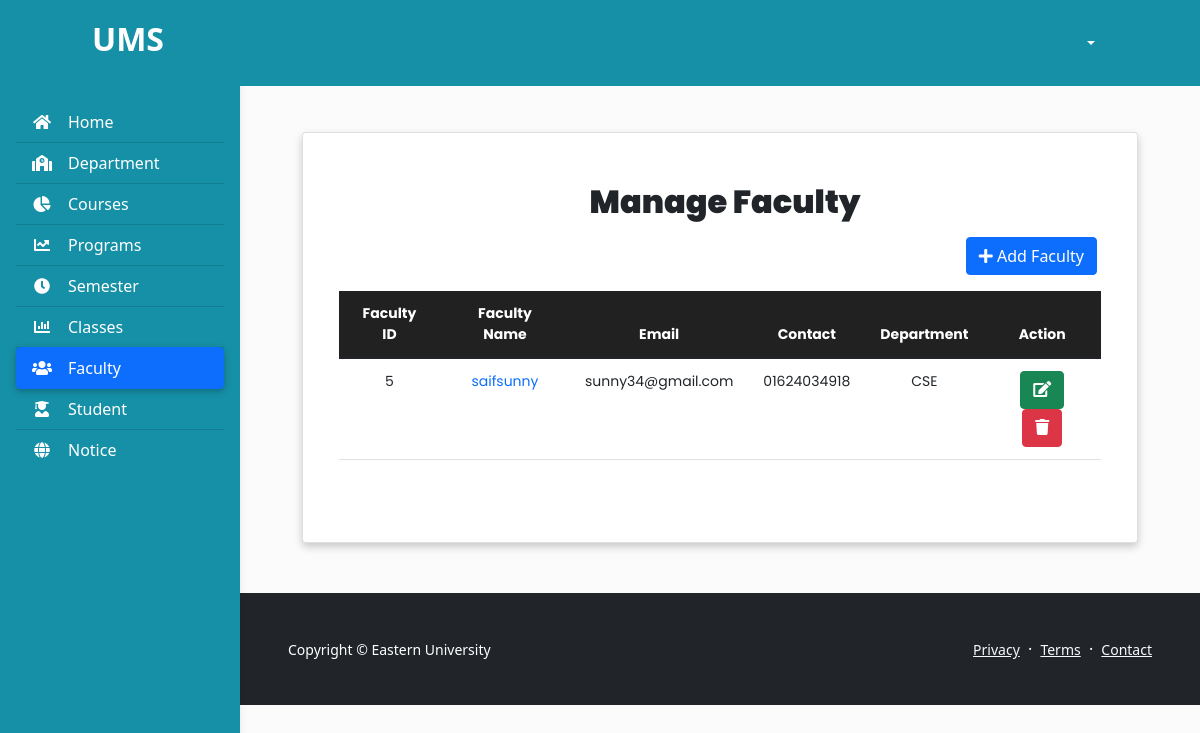
The page /faculty.php on the database its author committed.
### tables this page shows
CREATE TABLE `faculty` (
  `faculty_id` int(11) NOT NULL,
  `firstname` varchar(50) NOT NULL,
  `lastname` varchar(50) NOT NULL,
  `nid` varchar(50) NOT NULL,
  `education` varchar(50) NOT NULL,
  `gender` varchar(50) NOT NULL,
  `birthday` varchar(50) NOT NULL,
  `contact` varchar(50) NOT NULL,
  `address` varchar(100) NOT NULL,
  `city` varchar(50) NOT NULL,
  `zip` varchar(50) NOT NULL,
  `username` varchar(50) NOT NULL,
  `email` varchar(100) NOT NULL,
  `password` varchar(100) NOT NULL,
  `dep_id` int(11) NOT NULL,
  `dep_code` varchar(50) NOT NULL,
  `join_sem_id` int(11) NOT NULL,
  `join_sem` varchar(50) NOT NULL
);

### faculty.php (the view, shortened to what this page needs)
<?php
include_once("./database/config.php");
$username = $_SESSION['username'];
?>
<!DOCTYPE html>
<html lang="en">
<head>
    <link href="https://cdn.jsdelivr.net/npm/bootstrap@5.1.3/dist/css/bootstrap.min.css" rel="stylesheet"
>
    <link rel="stylesheet" href="https://pro.fontawesome.com/releases/v5.10.0/css/all.css"
 />
    <link rel="stylesheet" type="text/css" href="./includes/nav.css">
    <link rel="stylesheet" type="text/css" href="./includes/table.css">
</head>
<body>
    <header>
        <nav id="sidebarMenu" class="collapse d-lg-block sidebar collapse" style="background:#1690A7; margin-top:20px">
            <div class="position-sticky">
                <div class="list-group list-group-flush mx-3 mt-4">
                    <a href="admin_dash.php" class="list-group-item list-group-item-action py-2 "
                        style="background:#1690A7; Color:white;"aria-current="true" style="Color:white;">
                        <i class="fas fa-home fa-fw me-3"></i><span>Home</span></a>
                    <a href="department.php" class="list-group-item list-group-item-action py-2 "
                        style="background:#1690A7; Color:white;">
                        <i class="fas fa-school fa-fw me-3"></i><span>Department</span></a>
                    <a href="course.php" class="list-group-item list-group-item-action py-2 "
                        style="background:#1690A7; Color:white;"><i
                            class="fas fa-chart-pie fa-fw me-3"></i><span>Courses</span></a>
                    <a href="program.php" class="list-group-item list-group-item-action py-2 "
                        style="background:#1690A7; Color:white;"><i
                            class="fas fa-chart-line fa-fw me-3"></i><span>Programs</span></a>
                    <a href="semester.php" class="list-group-item list-group-item-action py-2 "
                        style="background:#1690A7; Color:white;">
                        <i class="fas fa-clock fa-fw me-3"></i><span>Semester</span></a>
                    <a href="class.php" class="list-group-item list-group-item-action py-2 "
                        style="background:#1690A7; Color:white;"><i
                            class="fas fa-chart-bar fa-fw me-3"></i><span>Classes</span></a>
                    <a href="faculty.php" class="list-group-item list-group-item-action py-2 bg-primary active"
                        style="background:#1690A7; Color:white;"><i
                            class="fas fa-users fa-fw me-3"></i><span>Faculty</span></a>
                    <a href="student.php" class="list-group-item list-group-item-action py-2 "
                        style="background:#1690A7; Color:white;"><i
                            class="fas fa-user-graduate fa-fw me-3"></i><span>Student</span></a>
                    <a href="notice.php" class="list-group-item list-group-item-action py-2 "
                        style="background:#1690A7; Color:white;"><i
                            class="fas fa-globe fa-fw me-3"></i><span>Notice</span></a>
                </div>
            </div>
        </nav>
        <nav id="main-navbar" class="navbar navbar-expand-lg navbar-light fixed-top"
            style="background:#1690A7; padding:15px 80px">
            <div class="container-fluid">
                <a class="navbar-brand" href="admin_dash.php">
                    <h2 style="color:white; font-weight:600;">UMS</h2>
                </a>
                <div class="dropdown">
                    <a class="btn dropdown-toggle" href="#" style="color:white; font-weight:500" role="button"
                        id="dropdownMenuLink" data-bs-toggle="dropdown" aria-expanded="false">
                        <span style="padding-left:10px"><?php echo $username?></span>
                    </a>
                </div>
            </div>
        </nav>
    </header>
    <main style="margin-top: 58px;">
        <div class="container pt-4" style="padding-left:50px; padding-right:50px;">
            <div style="padding: 50px 0;">
                <div class="container">
                    <div class="row">
                            <div class="col-md-12">
                                <div class="card mx-auto" style="text-align:center;padding:50px 20px;box-shadow: 0 4px 8px 0 rgba(0, 0, 0, 0.2); ">
                                    <div class="card-title">
                                        <h2 style="padding-left:10px; font-weight:1000">Manage Faculty</h2>
                                    </div>
                                    <div class="d-flex justify-content-end" style="padding-right:20px;">
                                    <a href="faculty_add.php" class="btn btn-primary"><i class="fa fa-plus"></i> Add Faculty</a>
                                    </div>
                                    <div class="card-body" id="card-body">
                                        <table class="table">
                                            <thead>
                                                <th>Faculty ID</th>
                                                <th>Faculty Name</th>
                                                <th>Email</th>
                                                <th>Contact</th>
                                                <th>Department</th>
                                                <th>Action</th>
                                            </thead>
                                            <tbody >
                                            <?php
                                            $sql = "SELECT * FROM faculty";
                                            $result = mysqli_query($conn, $sql);
                                            if($result){
                                                while($row=mysqli_fetch_assoc($result)){
                                                    $faculty_id=$row['faculty_id'];
                                                    $firstname=$row['firstname'];
                                                    $lastname=$row['lastname'];
                                                    $email=$row['email'];
                                                    $contact=$row['contact'];
                                                    $dep_code=$row['dep_code'];
                                                    echo '<tr>
                                                    <td>'.$faculty_id.'</td>
                                                    <td><a href="faculty_view.php?faculty_id='.$faculty_id.'" style="text-decoration:none;">'.$firstname .$lastname.'</a></td>
                                                    <td>'.$email.'</td>
                                                    <td>'.$contact.'</td>
                                                    <td>'.$dep_code.'</td>
                                                    <td>
                                                    <a href="faculty_update.php?faculty_id='.$faculty_id.'" class="btn btn-success"><i class="fa fa-edit"></i></a>
                                                    <a href="faculty_delete.php?faculty_id='.$faculty_id.'" class="btn btn-danger"><i class="fa fa-trash"></i></a>
                                                    </td>
                                                    </tr>';
                                                }
                                            }
                                            ?>
                                            </tbody>
                                        </table>
                                    </div>
                                </div>
                            </div>
                    </div>
                </div>
            </div>
        </div>
        <?php include_once("./templates/footer.php");?>
    </main>
</body>
</html>

### includes/nav.css (style rules this page uses)
body { background-color: #fbfbfb; }
@media (min-width: 991.98px) { main { padding-left: 240px; } }
.sidebar { position: fixed; top: 0; bottom: 0; left: 0; padding: 58px 0 0; box-shadow: 0 2px 5px 0 rgb(0 0 0 / 5%), 0 2px 10px 0 rgb(0 0 0 / 5%); width: 240px; z-index: 600; }
.sidebar .active { border-radius: 5px; box-shadow: 0 2px 5px 0 rgb(0 0 0 / 16%), 0 2px 10px 0 rgb(0 0 0 / 12%); }

### includes/table.css (style rules this page uses)
* { box-sizing: border-box; margin:0; padding:0; }
.table { width: 100%; border-collapse: collapse; }
.table td,.table th { font-family: 'poppins'; padding:12px 15px; text-align: center; font-size:14px; }
.table th { background-color: #212121; color:#ffffff; }
.card-title { font-family: 'poppins'; display: flex; align-items: center; justify-content: center; }

### rows shown on the page
faculty: faculty_id "5", firstname "saif", lastname "sunny", email "sunny34@gmail.com", contact "01624034918", dep_code "CSE"
